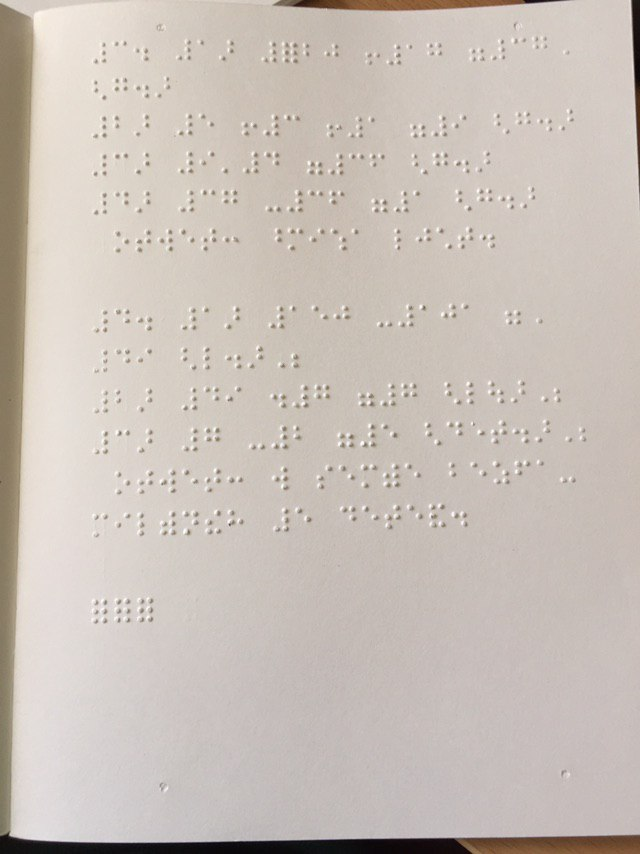
#> input picture test/Photo_Turlom_C1_2.jpeg, 640 x 854 px, found by its file name
$ jupyter execute --allow-errors 'обработка_данных (1).ipynb'   (shell and % lines are left out)
#> lines starting #> are read from the running program, lines starting #| are printed output that depends on the picture; after the words box and inside, x2 and y2 are one past the last pixel; in counts of white or black regions, pixels touching at a corner belong together
[cell 1]
# https://habr.com/ru/company/microsoft/blog/514814/

[cell 2]
import pandas as pd
import cv2
import matplotlib.pyplot as plt
import numpy as np

[cell 3]
def plot_dots(im,dots):
    img = np.zeros_like(im)
    for x in dots:
        cv2.circle(img,(int(x[0]),int(x[1])),1,(255,0,0))
    plt.imshow(img)

[cell 4]
char_h = 32
char_w = 22
def slice(img):
    dy,dx = img.shape
    print(dy, dx)
    y = 0
    while y+char_h<dy:
        x=0
        while x+char_w<dx:
            # Корректируем сдвиг по x
            while np.max(img[y:y+char_h,x])>0:
                x+=1
            while np.max(img[y:y+char_h,x+char_w])>0:
                x-=1
            print(x, y)
            # Пропускаем полностью пустые символы
            if np.max(img[y:y+char_h,x:x+char_w])>0:
                yield img[y:y+char_h,x:x+char_w]
            x+=char_w
        y+=char_h

[cell 5]
im = cv2.imread('Photo_Turlom_C1_2.jpeg')
#> im is the input picture: shape (854, 640, 3); mean B, G, R 184.7, 192.1, 201.4
im = im[:700, :]
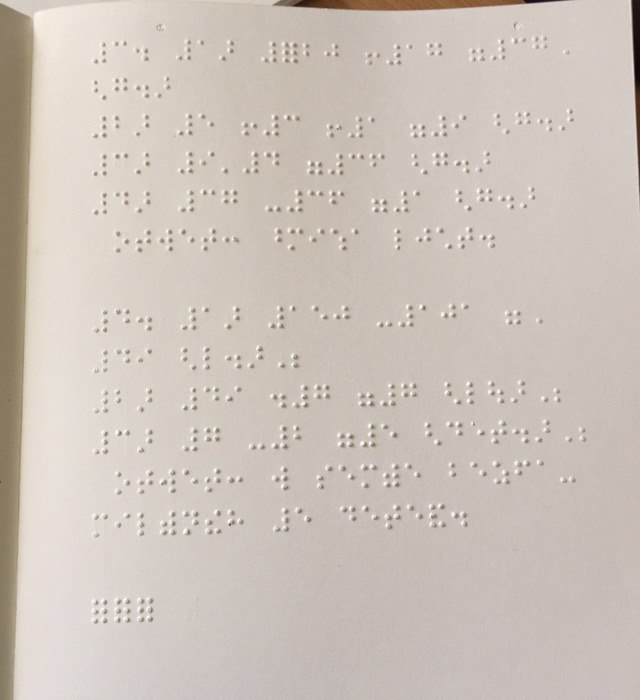
#> im: shape (700, 640, 3); mean B, G, R 186.6, 195.2, 204.8
plt.imshow(im)

[cell 6]
im = cv2.cvtColor(im,cv2.COLOR_BGR2GRAY)
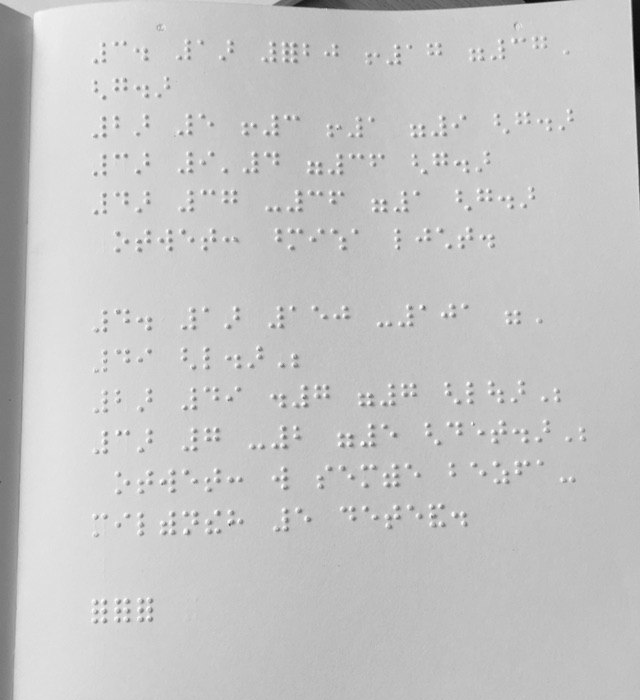
#> im: shape (700, 640); min 7, max 254, mean 197.2
plt.imshow(im)

[cell 7]
im = cv2.blur(im,(3,3))
im = cv2.adaptiveThreshold(im, 255, cv2.ADAPTIVE_THRESH_MEAN_C,
                           cv2.THRESH_BINARY_INV, 5, 4)
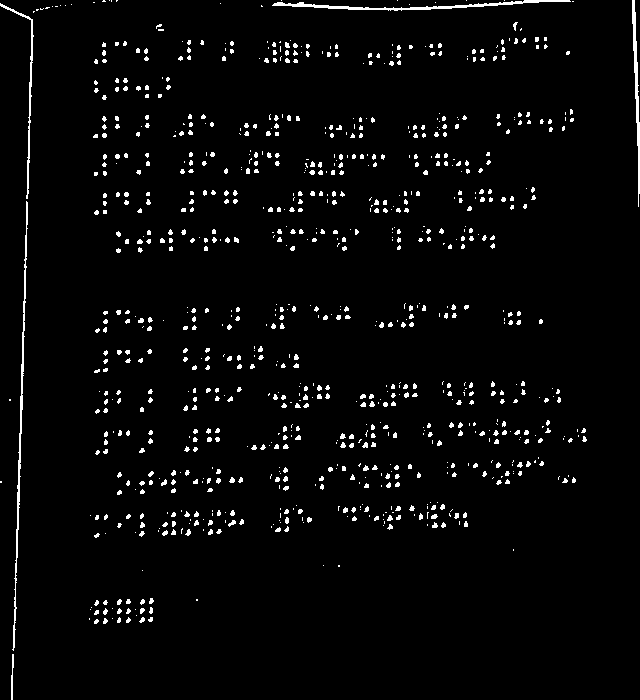
#> im: shape (700, 640); 3.2% white; 934 white regions (757 under 20 px), largest, box (x1, y1, x2, y2) and area: (12, 201, 28, 651) 911, (272, 0, 571, 11) 831, (632, 0, 640, 207) 586
im = cv2.medianBlur(im, 3)
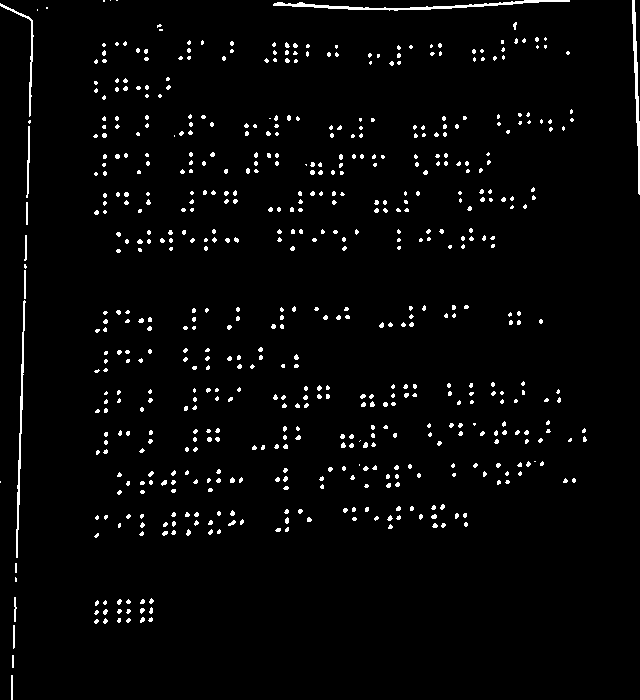
#> im: shape (700, 640); 2.7% white in thin lines or dots
_,im = cv2.threshold(im, 0, 255, cv2.THRESH_OTSU)
im = cv2.GaussianBlur(im, (3,3), 0)
_,im = cv2.threshold(im, 0, 255, cv2.THRESH_OTSU)
#> im: shape (700, 640); 2.7% white in thin lines or dots

plt.imshow(im)

[cell 8]
orb = cv2.ORB_create(6000)
f,d = orb.detectAndCompute(im,None)
#> f = 2829 keypoints; strongest (x, y, size): (364, 444, 44.6), (143, 618, 44.6), (311, 171, 44.6), (287, 518, 37.2)

[cell 9]
pts = [x.pt for x in f]
#> pts = 2829 pairs, first value 92.57 to 584.1, second value 44.64 to 622.1
plot_dots(im,pts)
#> the loop in plot_dots, `for x in dots:` made 2829 passes
#> x on passes 1 to 3: (430.8, 45.6), (536.4, 46.8), (274.8, 60)
#> after the loop in plot_dots, `for x in dots:`:
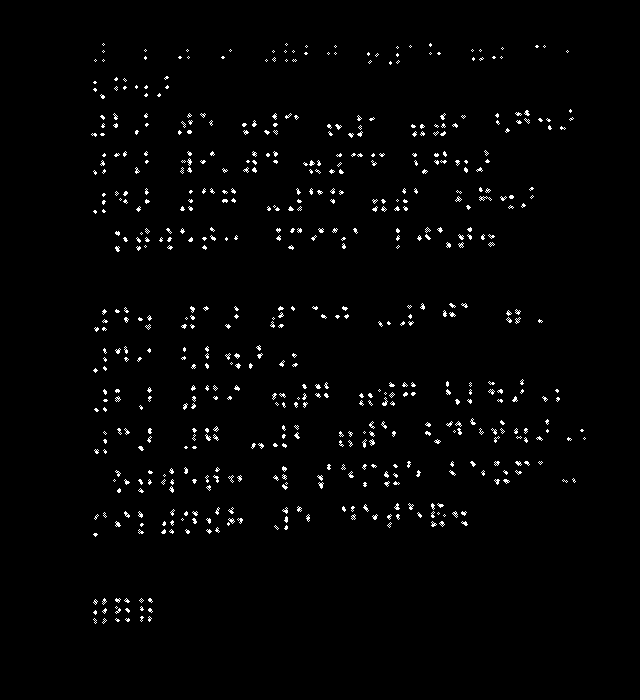
#> img: shape (700, 640); 1.7% white in thin lines or dots, all inside (x1, y1, x2, y2) = (91, 43, 586, 624)

[cell 10]
min_x, min_y, max_x, max_y = \
[int(f([z[i] for z in pts]))
for f in (min,max) for i in (0,1)]
#> min_x = 92; min_y = 44; max_x = 584; max_y = 622

[cell 11]
off = 5
src_pts = np.array([(min_x-off,min_y-off),(min_x-off,max_y+off),
                    (max_x+off,min_y-off),(max_x+off,max_y+off)])
#> src_pts = [[87, 39], [87, 627], [589, 39], [589, 627]]
dim = 500
dst_pts = np.array([(0,0),(0,dim),(dim,0),(dim,dim)])
h,m = cv2.findHomography(src_pts,dst_pts)
#> h = [[0.996, 0, -86.65], [0, 0.85, -33.16], [0, 0, 1]]; m = [1, 1, 1, 1]
trim = cv2.warpPerspective(im,h,(dim,dim))
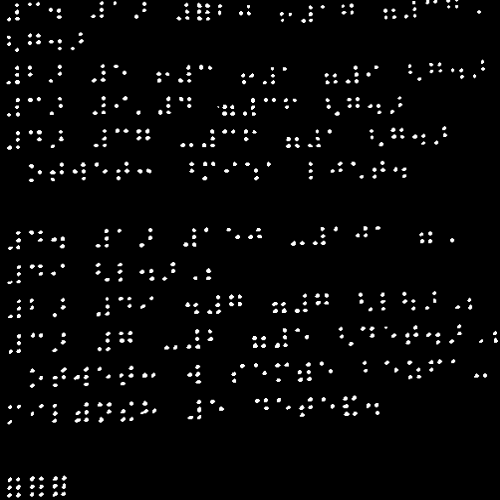
#> trim: shape (500, 500); min 0, max 255, mean 8
plt.imshow(trim)

[cell 12]
#char_h = 22
#char_w = 16
sliced = list(slice(trim))
#> sliced = 210 items

[cell 13]

fig, axes = plt.subplots(2, 5)

axes[0][0].imshow(sliced[0])
axes[0][1].imshow(sliced[1])
axes[0][2].imshow(sliced[2])
axes[0][3].imshow(sliced[3])
axes[0][4].imshow(sliced[4])
axes[1][0].imshow(sliced[5])
axes[1][1].imshow(sliced[6])
axes[1][2].imshow(sliced[7])
axes[1][3].imshow(sliced[8])
axes[1][4].imshow(sliced[9])
cv2.imwrite('name.png', sliced[2])
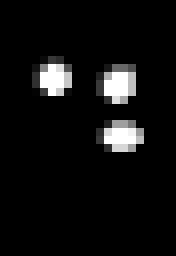
#> saved as name.png: shape (32, 22) (shown 8 times larger); min 0, max 255, mean 15.1
#> Out = True
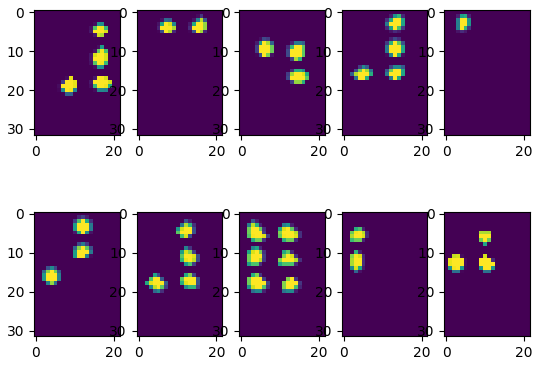
#> figure drawn by matplotlib, 10 panels
#> `cv2.imwrite('name.png', sliced[i])`:
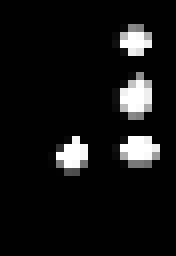
#> saved as name.png: shape (32, 22) (shown 8 times larger); min 0, max 255, mean 18.6

[cell 14]
from keras.models import Model,load_model
import numpy as np
from sklearn import preprocessing
import pandas as pd
from tensorflow.keras.preprocessing import image

from sklearn.preprocessing import LabelEncoder as le

#> (a cell that did not finish here is left out)

#> (a cell that did not finish here is left out)

#> (a cell that did not finish here is left out)

#> (a cell that did not finish here is left out)

#> (a cell that did not finish here is left out)

[cell 20]
res = []
#> (the rest of this cell did not finish here and is left out)

$ run again, with test/Photo_Turlom_C1_3.jpeg copied over test/Photo_Turlom_C1_2.jpeg
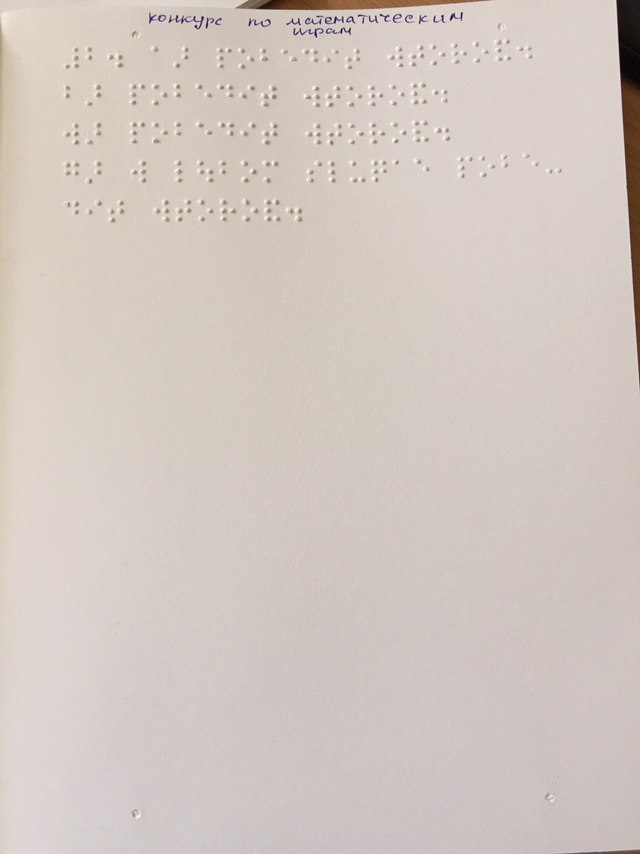
#> input picture test/Photo_Turlom_C1_3.jpeg, 640 x 854 px, found by its file name
#> im is the input picture: shape (854, 640, 3); mean B, G, R 193.3, 199.9, 210
#> `im = cv2.medianBlur(im, 3)`:
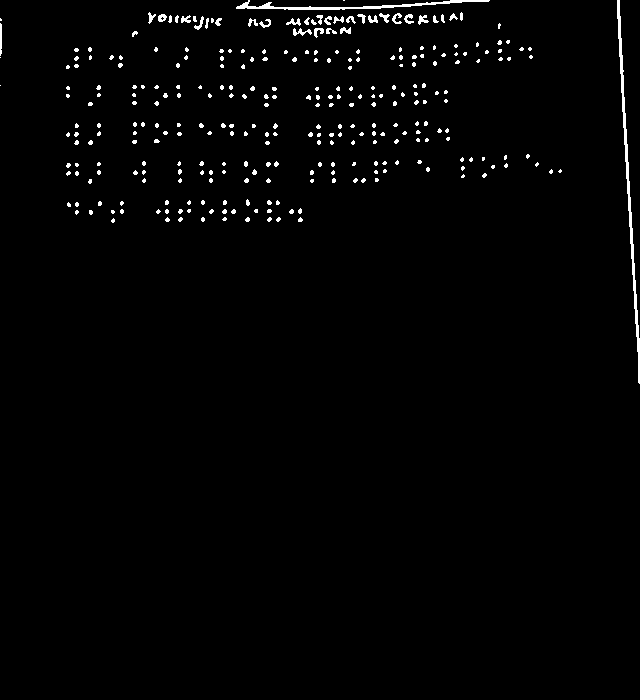
#> im: shape (700, 640); 1.6% white; 296 white regions (257 under 20 px), largest, box (x1, y1, x2, y2) and area: (617, 0, 640, 384) 1099, (236, 0, 490, 10) 721, (293, 28, 312, 36) 74
#> f = 1102 keypoints; strongest (x, y, size): (299, 34, 31), (352, 126, 37.2), (508, 41, 37.2), (265, 58, 44.6)
#> pts = 1102 pairs, first value 66.24 to 559.9, second value 34 to 220.3
#> the loop in plot_dots, `for x in dots:` made 1102 passes
#> x on passes 1 to 3: (299, 34), (507.6, 40.8), (454.8, 54)
#> min_x = 66; min_y = 34; max_x = 559; max_y = 220
#> src_pts = [[61, 29], [61, 225], [564, 29], [564, 225]]
#> h = [[0.994, 0, -60.64], [0, 2.55, -73.98], [0, 0, 1]]; m = [1, 1, 1, 1]
#> sliced = 203 items
#> Out = True
#> `cv2.imwrite('name.png', sliced[i])`:
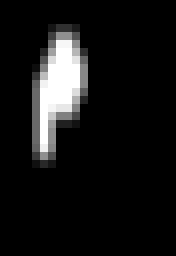
#> saved as name.png: shape (32, 22) (shown 8 times larger); min 0, max 255, mean 21.1
